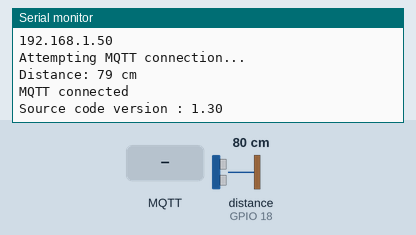
Bench run of a program on a simulated ESP32. Shown: the last lines printed to the serial monitor. Wiring (inferred from the names in the program): ultrasonic range finder: trigger GPIO 5; echo GPIO 18. The inputs (shaded band) are chosen by the test bench; at power-on: distance to the obstacle (sensor on GPIO 18) 80 cm. The echo pulse lasts 58.3 µs per cm; WiFi joins after 1.5 s; servers stay silent unless stated; no MQTT or app messages arrive unless stated.

Above: at 2.7 s.
2.8 s: MQTT message "v2/fw/response" arrives on the first subscribed topic
At 3.9 s:
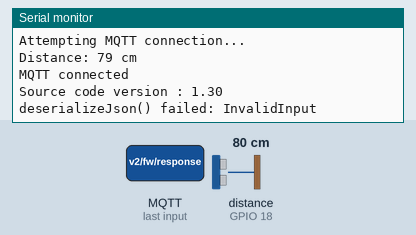
4.3 s: MQTT message "v2/fw/response" arrives on the second subscribed topic
At 4.5 s:
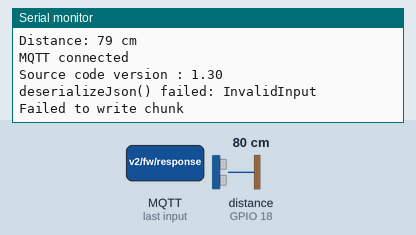
7.3 s: distance to the obstacle (sensor on GPIO 18) set to 4 cm
At 8.3 s:
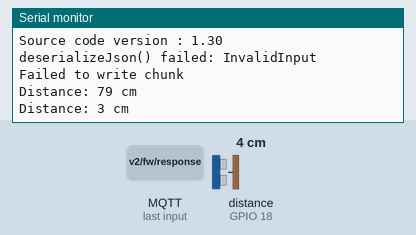

The program:

main.cpp
```cpp
#define SRC_ESP_VER 1.3

#define TRIG_PIN 5
#define ECHO_PIN 18

#include <WiFi.h>
#include <PubSubClient.h>
#include <ArduinoOTA.h>
#include <ArduinoJson.h>
#include <Update.h>
#include <string>

// WiFi credentials
const char *ssid = "(Your_wifi_name)";
const char *password = "(Your_wifi_password)";

// MQTT settings
const char *mqtt_server = "(Your_mqtt_server)";
const char *mqtt_token = "(Your_access_token)";

// Value
static const int firmware_chunk_size = 220;
static float fw_version_new = 0;
const char *fw_title_new = nullptr;
static size_t totalLength = 0;
static size_t currentLength = 0;
int requestId = 0;
int chunkIndex = 0;
static bool updating = false;
long distance;

// temp string for mqtt
char topic[64] = "";
char payload[100];
String distanceStatus;

enum TopicType
{
  ATTRIBUTES_RESPONSE,
  ATTRIBUTES,
  FW_RESPONSE,
  NOT_THING
};

String topicStr;
TopicType topicType;

WiFiClient espClient;
PubSubClient client(espClient);

void reconnect() // reconnect to mqtt
{
  while (!client.connected())
  {
    Serial.println("Attempting MQTT connection...");
    if (client.connect("ESP32Client", mqtt_token, NULL))
    {
      Serial.println("MQTT connected");
      Serial.println("Source code version : " + String(SRC_ESP_VER));

      client.subscribe("v1/devices/me/attributes");
      client.subscribe("v2/fw/response/+/chunk/+");
      client.publish("v1/devices/me/attributes/request/1", "{\"sharedKeys\":\"fw_title,fw_version,fw_size\"}", 2);
    }
    else
    {
      Serial.print("failed, rc=");
      Serial.print(client.state());
      Serial.println(" try again in 5 seconds");
      delay(5000);
    }
  }
}

void connection() // reconnect when lost connection
{
  if (!client.connected())
  {
    reconnect();
  }
  else
  {
    client.loop();
  }

  ArduinoOTA.handle();
}

void connectionTask(void *pvParameters) // RTOS connection task
{
  for (;;)
  {
    connection();
    vTaskDelay(pdMS_TO_TICKS(100)); // Adjust delay as needed
  }
}

void publish_distance() // publish distance to mqtt
{
  if (distance < 30)
    distanceStatus = "too close";
  else if (distance < 100)
    distanceStatus = "good distance";
  else
    distanceStatus = "too far";

  snprintf(payload, sizeof(payload), "{\"distance\": %ld, \"status\": \"%s\"}", distance, distanceStatus.c_str());
  client.publish("v1/devices/me/telemetry", payload, 2);
}

void distance_measurement() // detect distance by sensor
{
  digitalWrite(TRIG_PIN, LOW);
  delayMicroseconds(2);
  digitalWrite(TRIG_PIN, HIGH);
  delayMicroseconds(10);
  digitalWrite(TRIG_PIN, LOW);

  distance = pulseIn(ECHO_PIN, HIGH) * 0.034 / 2;

  Serial.print("Distance: ");
  Serial.print(distance);
  Serial.println(" cm");

  publish_distance(); // send distance to mqtt

  delay(2000);
}

void distanceTask(void *pvParameters) // RTOS distance task
{
  for (;;)
  {
    distance_measurement();
    vTaskDelay(pdMS_TO_TICKS(1000)); // Adjust delay as needed
  }
}

void connect_wifi() // connect wifi
{
  delay(10);
  Serial.println();
  Serial.print("Connecting to ");
  Serial.println(ssid);

  WiFi.begin(ssid, password);

  while (WiFi.status() != WL_CONNECTED)
  {
    delay(500);
    Serial.print(".");
  }
  Serial.print("\n");
  Serial.println("WiFi connected");
  Serial.println("IP address: ");
  Serial.println(WiFi.localIP());
}

void setup_ota() // OTA setup
{
  ArduinoOTA.onStart([]()
                     {
    String type;
    if (ArduinoOTA.getCommand() == U_FLASH) {
      type = "sketch";
    } else {
      type = "filesystem";
    }
    Serial.println("Start updating " + type); });

  ArduinoOTA.onEnd([]()
                   { Serial.println("\nEnd"); });

  ArduinoOTA.onProgress([](unsigned int progress, unsigned int total)
                        { Serial.printf("Progress: %u%%\r", (progress / (total / 100))); });

  ArduinoOTA.onError([](ota_error_t error)
                     {
    Serial.printf("Error[%u]: ", error);
    if (error == OTA_AUTH_ERROR) {
      Serial.println("Auth Failed");
    } else if (error == OTA_BEGIN_ERROR) {
      Serial.println("Begin Failed");
    } else if (error == OTA_CONNECT_ERROR) {
      Serial.println("Connect Failed");
    } else if (error == OTA_RECEIVE_ERROR) {
      Serial.println("Receive Failed");
    } else if (error == OTA_END_ERROR) {
      Serial.println("End Failed");
    } });

  ArduinoOTA.begin();
}

TopicType getTopicType(const String &topic) // get topic of mqtt input
{
  if (topic.startsWith("v1/devices/me/attributes/response"))
    return ATTRIBUTES_RESPONSE;
  else if (topic.startsWith("v1/devices/me/attributes"))
    return ATTRIBUTES;

  if (topic.startsWith("v2/fw/response"))
    return FW_RESPONSE;

  return NOT_THING;
}

void requestFirmwareChunk() // send request firmware data
{
  snprintf(topic, sizeof(topic), "v2/fw/request/%d/chunk/%d", requestId, chunkIndex);
  client.publish(topic, String(firmware_chunk_size).c_str(), 2);
}

void mqtt_callback(char *topic, byte *payload, unsigned int length) // callback mqtt
{
  // Serial.print("Message arrived [");
  // Serial.print(topic);
  // Serial.print("] Payload length: ");
  // Serial.println(length);
  // Serial.println(String((char *)payload).substring(0, length));
  // Serial.println("-----------------------");

  topicStr = String(topic);
  topicType = getTopicType(topicStr);

  switch (topicType)
  {
  case ATTRIBUTES_RESPONSE: // check vision on thingboard when start ESP32
  {
    JsonDocument doc;
    DeserializationError error = deserializeJson(doc, payload, length);
    if (error)
    {
      Serial.print("deserializeJson() failed: ");
      Serial.println(error.c_str());
      return;
    }
    fw_title_new = strdup(doc["shared"]["fw_title"].as<const char *>());
    fw_version_new = atof(doc["shared"]["fw_version"]);
    totalLength = doc["shared"]["fw_size"];

    if (String(SRC_ESP_VER) != String(fw_version_new))
    {
      Serial.println("Total fw Length : " + String(totalLength));
      Serial.println("Update begin");
      chunkIndex = 0;
      currentLength = 0;
      updating = true;
      if (!Update.begin(totalLength))
      {
        Serial.println("Update begin failed");
        return;
      }
      requestFirmwareChunk();
    }
    else
    {
      Serial.println("Not need update");
    }

    break;
  }
  case ATTRIBUTES: // recive new assign vision
  {
    JsonDocument doc;
    DeserializationError error = deserializeJson(doc, payload, length);

    if (error)
    {
      Serial.print("deserializeJson() failed: ");
      Serial.println(error.c_str());
      return;
    }
    if (doc.containsKey("deleted"))
    {
      return;
    }

    fw_title_new = strdup(doc["fw_title"].as<const char *>());
    fw_version_new = atof(doc["fw_version"]);

    Serial.println("Device : " + String(requestId));
    Serial.println("Version now : " + String(SRC_ESP_VER));
    Serial.println("Find version : " + String(fw_version_new));

    totalLength = doc["fw_size"];

    if (String(SRC_ESP_VER) != String(fw_version_new))
    {
      Serial.println("Total fw Length : " + String(totalLength));
      Serial.println("Update begin");
      chunkIndex = 0;
      currentLength = 0;
      updating = true;
      if (!Update.begin(totalLength))
      {
        Serial.println("Update begin failed");
        return;
      }
      requestFirmwareChunk();
    }
    else
    {
      Serial.println("Not need update");
    }

    break;
  }
  case FW_RESPONSE: // rescive firmware data and update
  {
    size_t written = Update.write(payload, length);
    currentLength += written;
    if (written != length)
    {
      Serial.println("Failed to write chunk");
      Update.abort();
      updating = false;
    }
    else
    {
      Serial.printf("Written chunk %d, total %d/%d\n", chunkIndex, currentLength, totalLength);
      chunkIndex++;

      if (currentLength == totalLength)
      {
        Serial.println("Update complete");
        if (Update.end(true))
        {
          Serial.println("OTA Update successful, restarting...");
          ESP.restart();
        }
        else
        {
          Serial.println("Update failed");
          Update.abort();
          updating = false;
        }
      }
      else
      {
        requestFirmwareChunk();
      }
    }
    break;
  }
  }
}

void setup()
{
  Serial.begin(115200);
  connect_wifi();
  setup_ota();

  client.setServer(mqtt_server, 1883);
  client.setCallback(mqtt_callback);

  pinMode(TRIG_PIN, OUTPUT);
  pinMode(ECHO_PIN, INPUT);

  xTaskCreatePinnedToCore(connectionTask, "ConnectionTask", 10000, NULL, 1, NULL, 0);
  xTaskCreatePinnedToCore(distanceTask, "DistanceTask", 10000, NULL, 1, NULL, 1);
}

void loop()
{
}
```

Measured:
- after the input at 2.8 s, the serial monitor: prints a new line after 0.07 s (image 1)
- after the input at 4.3 s, the serial monitor: prints a new line after 0.07 s (image 2)
- after the input at 7.3 s, the serial monitor: prints a new line after 0.23 s (image 3)
